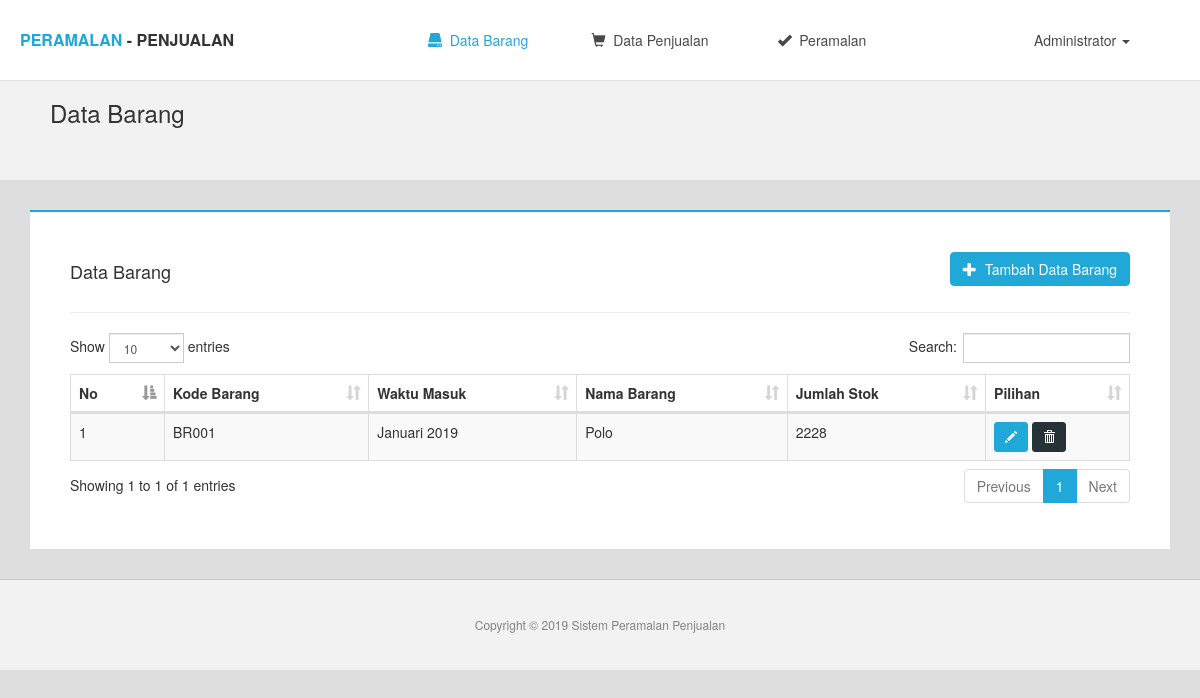
/home.php (signed in), run on the app's committed database.
### tables this page shows
CREATE TABLE `barang` (
  `id` int(11) NOT NULL,
  `kode_barang` varchar(5) NOT NULL,
  `nama_barang` varchar(50) NOT NULL,
  `stok` int(11) NOT NULL,
  `bulan` varchar(10) NOT NULL,
  `tahun` varchar(4) NOT NULL
);

### pages/barang/data_barang.php (the view, shortened to what this page needs)
<div class="breadcrum-custom">
       <h3>Data Barang</h3>
    </div>
<section class="content">
  <div class="container">
    <h4 style="background: ;width: 200px;float: left;">Data Barang</h4>
    <a href="home.php?r=tambah-barang" class="btn btn-primary" style="float: right;margin-bottom: 10px;"><i class="glyphicon glyphicon-plus"></i>&nbsp; Tambah Data Barang</a>
     <br><br><hr>
    <div class="row">
      <div class="col-md-12">
       <table class="table table-bordered table-striped" id="example">
         <thead>
           <th>No</th>
           <th>Kode Barang</th>
           <th>Waktu Masuk</th>
           <th>Nama Barang</th>
           <th>Jumlah Stok</th>
           <th>Pilihan</th>
         </thead>
         <tbody>
        <?php
        $no=1;
         $sql = "SELECT * FROM barang";
         $query = $konek->query($sql);
          while ($r=mysqli_fetch_array($query)) {
         ?>
           <tr>
             <td><?=$no++  ?></td>
             <td><?=$r['kode_barang']  ?></td>
             <td><?=$r['bulan']." ".$r['tahun']  ?></td>
             <td><?=$r['nama_barang']  ?></td>
             <td><?=$r['stok']  ?></td>
             <td>
               <a href="home.php?r=ubah-barang&id=<?=$r['id']  ?>" class="btn btn-primary btn-sm">
                 <i class="glyphicon glyphicon-pencil"></i>
               </a>
               <a href="proses/barang.php?id=<?=$r['id']  ?>" class="btn btn-danger btn-sm">
                 <i class="glyphicon glyphicon-trash"></i>
               </a>
             </td>
           </tr>
           <?php } ?>
         </tbody>
       </table>
      </div>
    </div>
  </div>
</section>

### assets/style.css (style rules this page uses)
body { background: #DEDEDE; }
a { color: #20a8d8; }
.breadcrum-custom { background: #F2F2F2; height: 100px; padding: 20px 0px 20px 50px; margin-top: -5px }
.breadcrum-custom h3 { margin-top: 0px; }
.content { margin-top: 30px; }
.content .container { padding: 40px; border-top: 2.5px solid #20a8d8; width: 95% !important; background: white; }
.btn-primary { background: #20a8d8; border-color: #20a8d8; }
.btn-danger { background: #263238; border-color: #263238; }

### data on the page
barang: kode_barang "BR001", bulan "Januari", tahun "2019", nama_barang "Polo", stok "2228"
